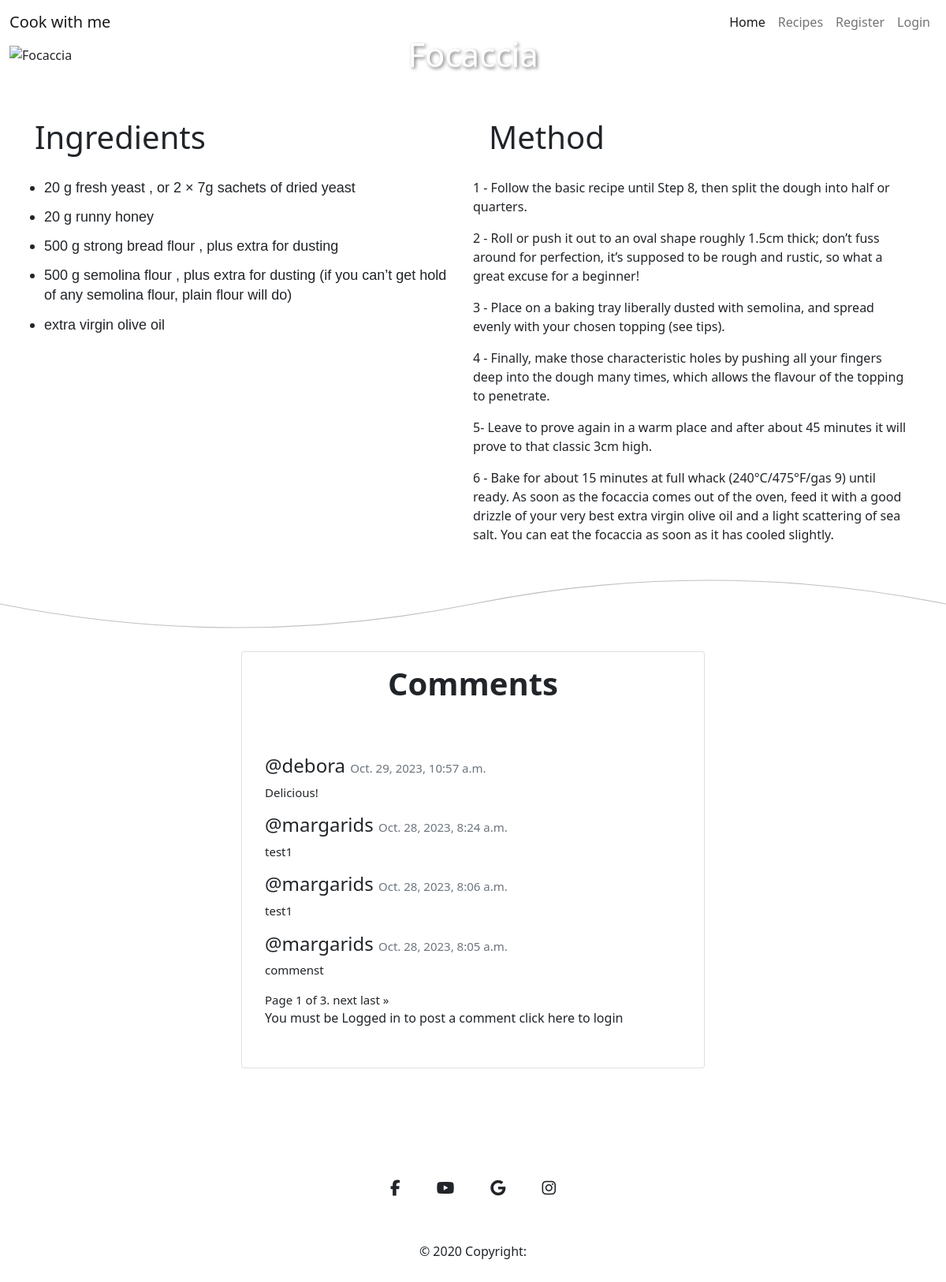
Screenshot of /recipes/4/ with the database file from the repository.
### cook_recipe/models.py (models this page shows, shortened)
class Recipe(models.Model):
    featured_image = CloudinaryField('image')
    recipe_image = CloudinaryField('image', null=True, blank=True)
    title = models.CharField(max_length=150, unique=True)
    created_date = models.DateTimeField(auto_now_add=True)
    content = models.TextField()
    content_method = models.TextField(default="Default content for method.")
    status = models.IntegerField(choices=STATUS, default=0)
    likes = models.ManyToManyField(User, related_name='recipes_likes', blank=True)

class Comment(models.Model):
    recipe = models.ForeignKey(Recipe, on_delete=models.CASCADE)
    user = models.ForeignKey(User, on_delete=models.CASCADE, null=True, blank=True)
    first_name = models.CharField(max_length=50, blank=True, null=True)
    last_name = models.CharField(max_length=50, blank=True, null=True)
    email = models.EmailField(max_length=50, blank=True, null=True)
    content_body = models.TextField(max_length=400)
    comment_approved = models.BooleanField(default=False)
    created_on = models.DateTimeField(auto_now_add=True)

### cook_recipe/views.py (the view, shortened to what this page needs)
# urls.py: path('recipes/<int:recipe_id>/', recipe_content, name='recipe_content'),
def recipe_content(request, recipe_id):
    recipe = get_object_or_404(Recipe, pk=recipe_id)
    comments = recipe.comment_set.all().order_by('-created_on')
    paginator = Paginator(comments, 4) # Show 4 comments per page
    page = request.GET.get('page')
    comments = paginator.get_page(page)
    form = CommentForm()
    return render(request, 'recipe_content.html', {'form':form, 'recipe':recipe, 'comments': comments})

### templates/recipe_content.html (shortened to what this page needs)
{% extends 'base.html' %}
{% load static%}
{% load crispy_forms_tags%}
{% block content %}
<div class="container-fluid">
    <div class="row">
        <div class="col-12 title-box">
            <img src="{{ recipe.recipe_image.url }}" alt="{{ recipe.title }}" class="img-fluid w-100">
            <h1>{{ recipe.title }}</h1>
        </div>
    </div>
</div>
<div class="container-fluid row mt-5">
        <div class="col-md-6">
            <h2>Ingredients</h2>
            {{ recipe.content|safe }}
        </div>
        <div class="col-md-6">
            <h2>Method</h2>
            {{ recipe.content_method|safe }}
        </div>
</div>
<svg xmlns="http://www.w3.org/2000/svg" viewBox="0 0 1000 100" preserveAspectRatio="none">
    <path d="M0 50 Q 250 100 500 50 T 1000 50" fill="none" stroke="silver" stroke-width="1"></path>
</svg>
<div class="row d-flex justify-content-center mt-100 mb-100">
    <div class="col-lg-6">
        <div class="card">
            <div class="card-body text-center">
                <h4 class="card-title fs-1">Comments</h4>
            </div>
            <div class="comment-widgets">
                <div class="d-flex flex-row comment-row m-t-0">
                    <div class="comment-text w-100">
                        {% for comment in comments %}
                             <h6 class="fs-4 mt-3">@{{ comment.user }} <span class="text-muted float-right">{{ comment.created_on }}</span></h6>
                             <span class="m-b-15 d-block">{{ comment.content_body }}</span>
                        {% endfor %}
                        <div class="pagination">
                            <span class="step-links">
                                <span class="current">
                                    Page {{ comments.number }} of {{ comments.paginator.num_pages }}.
                                </span>
                                {% if comments.has_next %}
                                    <a href="?page={{ comments.next_page_number }}">next</a>
                                    <a href="?page={{ comments.paginator.num_pages }}">last &raquo;</a>
                                {% endif %}
                            </span>
                        </div>
                        {% if user.is_authenticated %}
                            <h3>Add a Comment</h3>
                            <form method="post">
                                {% csrf_token %}
                                {{ form|crispy }}
                                <button type="submit" class="btn btn-success btn-sm mt-5">Publish</button>
                            </form>
                        {% else %}
                            <p>You must be Logged in to post a comment <a href="{% url 'account_login' %}">click here</a> to login </p>
                        {% endif %}
                    </div>
                </div>
            </div>
        </div>
    </div>
</div>
{% endblock %}

### static/css/style.css (style rules this page uses)
* { margin: 0; padding: 0; border: 0; }
body { font-family: 'Montserrat', sans-serif; min-height: 100vh; height: auto; font-size: 16px; }
.title-box { position: relative; }
.title-box h1 { position: absolute; top: 50%; left: 50%; transform: translate(-50%, -50%); color: white; text-shadow: 2px 2px 4px rgba(0, 0, 0, 0.5); font-size: 3.5vw; }
.col-md-6 h2 { padding: 20px; font-size: 40px; }
.mt-100 { margin-top: 100px; }
.mb-100 { margin-bottom:100px; }
.card { position: relative; display: -webkit-box; display: -ms-flexbox; display: flex; -webkit-box-orient: vertical; -webkit-box-direction: normal; -ms-flex-direction: column; flex-direction: column; min-width: 0; word-wrap: break-word; background-color: #fff; background-clip: border-box ;border: 0px solid transparent; border-radius: 0px }
.card-body { -webkit-box-flex: 1; -ms-flex: 1 1 auto; flex: 1 1 auto; padding: 1.25rem; }
.card .card-title { position: relative; font-weight: 600; margin-bottom: 10px; font-size: 36px; }
.comment-widgets { position: relative; margin-bottom: 10px; }
.comment-widgets .comment-row { border-bottom: 1px solid transparent; ;padding: 14px; display: -webkit-box; display: -ms-flexbox; display: flex; margin: 10px 0; }
.comment-text span { font-size: 15px; }
.comment-text { padding-left: 15px; }
.m-b-15 { margin-bottom: 15px; }
.comment-text a { color: inherit; text-decoration: none; text-align: center; }

### rows the page displays
Recipe: title "Focaccia", content "20 g fresh yeast , or 2 × 7g sachets of dried yeast 20 g runny honey 500 g strong bread flour , plus extra for dusting 500 g semolina flour , plus extra for dusting (if you can’t get hold of any semolina flour, plain flour will do) extra virgin olive oil", content_method "1 - Follow the basic recipe until Step 8, then split the dough into half or quarters. 2 - Roll or push it out to an oval shape roughly 1.5cm thick; don’t fuss around for perfection, it’s supposed to be rough and rustic, so what a great excuse for a beginner! 3 - Place on a baking tray liberally dusted with semolina, and spread evenly with your chosen topping (see tips). 4 - Finally, make those characteristic holes by pushing all your fingers deep into the dough many times, which allows the flavour of the topping to penetrate. 5- Leave to prove again in a warm place and after about 45 minutes it will prove to that classic 3cm high. 6 - Bake for about 15 minutes at full whack (240°C/475°F/gas…"
Comment: user "debora", created_on "Oct. 29, 2023, 10:57 a.m.", content_body "Delicious!"
Comment: user "margarids", created_on "Oct. 28, 2023, 8:24 a.m.", content_body "test1"
Comment: user "margarids", created_on "Oct. 28, 2023, 8:06 a.m.", content_body "test1"
Comment: user "margarids", created_on "Oct. 28, 2023, 8:05 a.m.", content_body "commenst"

### other values shown
{{ comments.number }} "1"
{{ comments.paginator.num_pages }} "3"
